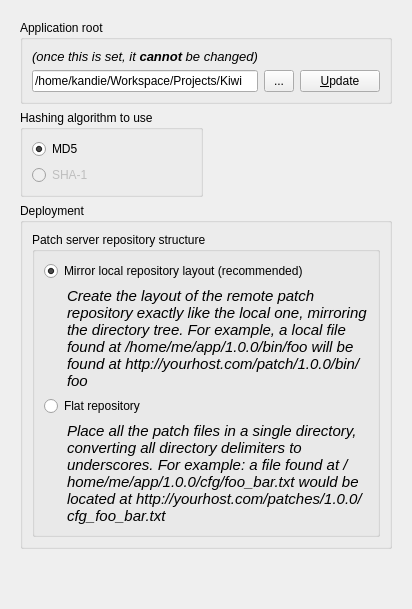
      <widget class="QWidget" name="tabGeneral">
       <attribute name="title">
        <string>&amp;General</string>
       </attribute>
       <layout class="QGridLayout" name="gridLayout_11">
        <item row="0" column="0">
         <widget class="QWidget" name="widget" native="true">
          <property name="sizePolicy">
           <sizepolicy hsizetype="Preferred" vsizetype="Maximum">
            <horstretch>0</horstretch>
            <verstretch>0</verstretch>
           </sizepolicy>
          </property>
          <layout class="QGridLayout" name="gridLayout_6">
           <property name="topMargin">
            <number>9</number>
           </property>
           <item row="4" column="0">
            <widget class="QGroupBox" name="groupBox_4">
             <property name="sizePolicy">
              <sizepolicy hsizetype="Preferred" vsizetype="Maximum">
               <horstretch>0</horstretch>
               <verstretch>0</verstretch>
              </sizepolicy>
             </property>
             <property name="toolTip">
              <string>Checksums are calculated to verify the integrity of patch data when downloaded</string>
             </property>
             <property name="whatsThis">
              <string>Foobar</string>
             </property>
             <property name="title">
              <string>Hashing algorithm to use</string>
             </property>
             <layout class="QGridLayout" name="gridLayout_7">
              <item row="0" column="0">
               <widget class="QRadioButton" name="radioMD5">
                <property name="enabled">
                 <bool>true</bool>
                </property>
                <property name="text">
                 <string>MD5</string>
                </property>
                <property name="checked">
                 <bool>true</bool>
                </property>
               </widget>
              </item>
              <item row="1" column="0">
               <widget class="QRadioButton" name="radioSHA1">
                <property name="enabled">
                 <bool>false</bool>
                </property>
                <property name="text">
                 <string>SHA-1</string>
                </property>
                <property name="checkable">
                 <bool>false</bool>
                </property>
               </widget>
              </item>
             </layout>
            </widget>
           </item>
           <item row="5" column="0" colspan="2">
            <widget class="QGroupBox" name="groupBox_5">
             <property name="title">
              <string>Deployment</string>
             </property>
             <layout class="QGridLayout" name="gridLayout_15">
              <item row="0" column="0">
               <widget class="QGroupBox" name="groupBox_6">
                <property name="toolTip">
                 <string>Choose how the patch files will be stored and located on your patch server</string>
                </property>
                <property name="title">
                 <string>Patch server repository structure</string>
                </property>
                <layout class="QGridLayout" name="gridLayout_17">
                 <item row="0" column="0">
                  <widget class="QRadioButton" name="radioMirror">
                   <property name="text">
                    <string>Mirror local repository layout (recommended)</string>
                   </property>
                   <property name="checked">
                    <bool>true</bool>
                   </property>
                  </widget>
                 </item>
                 <item row="2" column="0">
                  <widget class="QRadioButton" name="radioFlat">
                   <property name="text">
                    <string>Flat repository</string>
                   </property>
                  </widget>
                 </item>
                 <item row="1" column="0">
                  <widget class="QLabel" name="label_21">
                   <property name="text">
                    <string>&lt;!DOCTYPE HTML PUBLIC &quot;-//W3C//DTD HTML 4.0//EN&quot; &quot;http://www.w3.org/TR/REC-html40/strict.dtd&quot;&gt;
&lt;html&gt;&lt;head&gt;&lt;meta name=&quot;qrichtext&quot; content=&quot;1&quot; /&gt;&lt;style type=&quot;text/css&quot;&gt;
p, li { white-space: pre-wrap; }
&lt;/style&gt;&lt;/head&gt;&lt;body style=&quot; font-family:'DejaVu Sans'; font-size:11pt; font-weight:400; font-style:normal;&quot;&gt;
&lt;p style=&quot; margin-top:0px; margin-bottom:0px; margin-left:0px; margin-right:0px; -qt-block-indent:0; text-indent:0px;&quot;&gt;&lt;span style=&quot; font-style:italic;&quot;&gt;Create the layout of the remote patch repository exactly like the local one, mirroring the directory tree. For example, a local file found at /home/me/app/1.0.0/bin/foo will be found at http://yourhost.com/patch/1.0.0/bin/foo&lt;/span&gt;&lt;/p&gt;&lt;/body&gt;&lt;/html&gt;</string>
                   </property>
                   <property name="wordWrap">
                    <bool>true</bool>
                   </property>
                   <property name="indent">
                    <number>23</number>
                   </property>
                  </widget>
                 </item>
                 <item row="3" column="0">
                  <widget class="QLabel" name="label_22">
                   <property name="text">
                    <string>&lt;!DOCTYPE HTML PUBLIC &quot;-//W3C//DTD HTML 4.0//EN&quot; &quot;http://www.w3.org/TR/REC-html40/strict.dtd&quot;&gt;
&lt;html&gt;&lt;head&gt;&lt;meta name=&quot;qrichtext&quot; content=&quot;1&quot; /&gt;&lt;style type=&quot;text/css&quot;&gt;
p, li { white-space: pre-wrap; }
&lt;/style&gt;&lt;/head&gt;&lt;body style=&quot; font-family:'DejaVu Sans'; font-size:11pt; font-weight:400; font-style:normal;&quot;&gt;
&lt;p style=&quot; margin-top:0px; margin-bottom:0px; margin-left:0px; margin-right:0px; -qt-block-indent:0; text-indent:0px;&quot;&gt;&lt;span style=&quot; font-style:italic;&quot;&gt;Place all the patch files in a single directory, converting all directory delimiters to underscores. For example: a file found at /home/me/app/1.0.0/cfg/foo_bar.txt would be located at http://yourhost.com/patches/1.0.0/cfg_foo_bar.txt&lt;/span&gt;&lt;/p&gt;&lt;/body&gt;&lt;/html&gt;</string>
                   </property>
                   <property name="wordWrap">
                    <bool>true</bool>
                   </property>
                   <property name="indent">
                    <number>23</number>
                   </property>
                  </widget>
                 </item>
                </layout>
               </widget>
              </item>
             </layout>
            </widget>
           </item>
           <item row="0" column="0" colspan="2">
            <widget class="QGroupBox" name="groupBox_7">
             <property name="enabled">
              <bool>true</bool>
             </property>
             <property name="sizePolicy">
              <sizepolicy hsizetype="Preferred" vsizetype="Maximum">
               <horstretch>0</horstretch>
               <verstretch>0</verstretch>
              </sizepolicy>
             </property>
             <property name="title">
              <string>Application root</string>
             </property>
             <layout class="QGridLayout" name="gridLayout_18">
              <item row="1" column="0">
               <widget class="QLineEdit" name="txtRoot">
                <property name="text">
                 <string>/home/kandie/Workspace/Projects/Kiwi</string>
                </property>
                <property name="placeholderText">
                 <string>/path/to/application</string>
                </property>
               </widget>
              </item>
              <item row="1" column="1">
               <widget class="QToolButton" name="btnChangeRoot">
                <property name="sizePolicy">
                 <sizepolicy hsizetype="Minimum" vsizetype="Fixed">
                  <horstretch>0</horstretch>
                  <verstretch>0</verstretch>
                 </sizepolicy>
                </property>
                <property name="minimumSize">
                 <size>
                  <width>30</width>
                  <height>0</height>
                 </size>
                </property>
                <property name="maximumSize">
                 <size>
                  <width>16777215</width>
                  <height>30</height>
                 </size>
                </property>
                <property name="text">
                 <string>...</string>
                </property>
                <property name="icon">
                 <iconset resource="media.qrc">
                  <normaloff>:/Icons/FolderOpen</normaloff>:/Icons/FolderOpen</iconset>
                </property>
               </widget>
              </item>
              <item row="1" column="2">
               <widget class="QPushButton" name="btnUpdateRoot">
                <property name="text">
                 <string>&amp;Update</string>
                </property>
                <property name="icon">
                 <iconset resource="media.qrc">
                  <normaloff>:/Icons/Refresh</normaloff>:/Icons/Refresh</iconset>
                </property>
               </widget>
              </item>
              <item row="0" column="0">
               <widget class="QLabel" name="label_8">
                <property name="text">
                 <string>&lt;!DOCTYPE HTML PUBLIC &quot;-//W3C//DTD HTML 4.0//EN&quot; &quot;http://www.w3.org/TR/REC-html40/strict.dtd&quot;&gt;
&lt;html&gt;&lt;head&gt;&lt;meta name=&quot;qrichtext&quot; content=&quot;1&quot; /&gt;&lt;style type=&quot;text/css&quot;&gt;
p, li { white-space: pre-wrap; }
&lt;/style&gt;&lt;/head&gt;&lt;body style=&quot; font-family:'DejaVu Sans'; font-size:11pt; font-weight:400; font-style:normal;&quot;&gt;
&lt;p style=&quot; margin-top:0px; margin-bottom:0px; margin-left:0px; margin-right:0px; -qt-block-indent:0; text-indent:0px;&quot;&gt;&lt;span style=&quot; font-size:10pt; font-style:italic;&quot;&gt;(once this is set, it &lt;/span&gt;&lt;span style=&quot; font-size:10pt; font-weight:600; font-style:italic;&quot;&gt;cannot&lt;/span&gt;&lt;span style=&quot; font-size:10pt; font-style:italic;&quot;&gt; be changed)&lt;/span&gt;&lt;/p&gt;&lt;/body&gt;&lt;/html&gt;</string>
                </property>
               </widget>
              </item>
             </layout>
            </widget>
           </item>
          </layout>
         </widget>
        </item>
        <item row="1" column="0">
         <spacer name="verticalSpacer_2">
          <property name="orientation">
           <enum>Qt::Vertical</enum>
          </property>
          <property name="sizeHint" stdset="0">
           <size>
            <width>20</width>
            <height>40</height>
           </size>
          </property>
         </spacer>
        </item>
       </layout>
      </widget>
